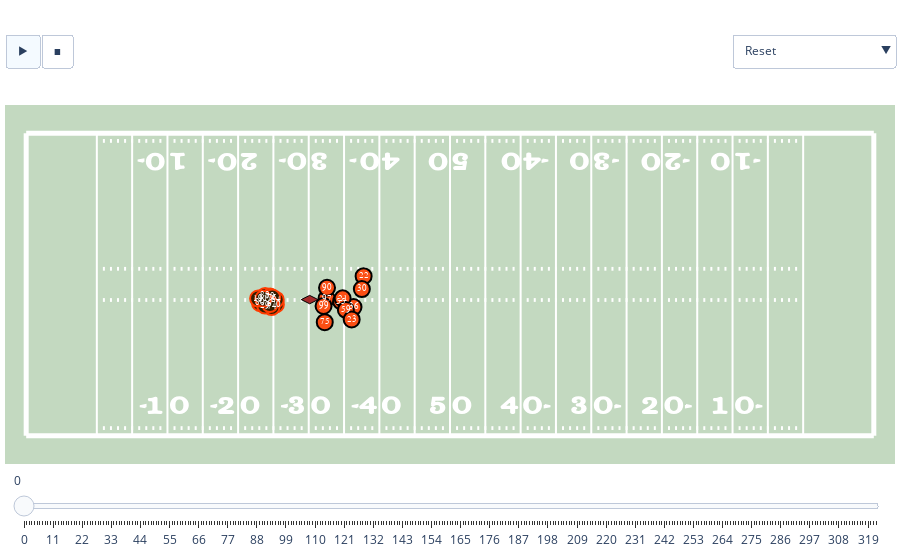

The notebook cell saved with this chart:
### Code cell
fig = plotting.animate_play(
    player_tracking_data, "x", "y", "frame",
    uniform_number="jerseyNumber",
    home_away_identifier="homeTeamFlag",
    hover_text=lambda data: data["displayName"].str.cat(data["position"], sep=" "),
    ball_identifier=lambda data: (data["displayName"] == "ball").values,
    #slider_label_generator=utilities.generate_time_elapsed_labels(player_tracking_data["time"].min(), "time"),
    team_abbreviations="teamAbbr",
    events_of_interest="event"
)
fig.show()
